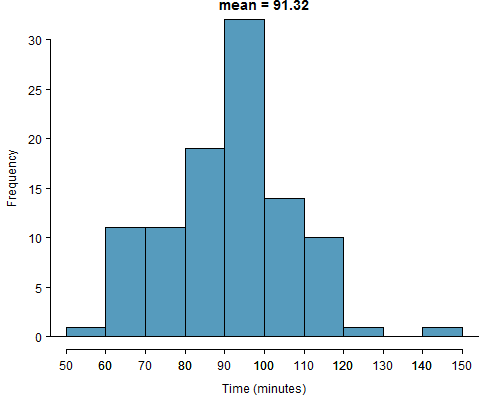

Write R code to recreate this figure.

library(openintro)
data(COL)
data(run10)
run10Samp <- run10[sample(nrow(run10), 100), ]
d <- run10Samp

myPNG("run10SampHistograms.png", 500, 400,
      mar = c(3.5, 3.5, 0.5, 1.5),
      mgp = c(2.2, 0.55, 0))
histPlot(d$time,
         xlab = "Time (minutes)",
         ylab = "Frequency",
         col = COL[1],
         main = paste0("mean = ", round(mean(d$time),2))
        )
axis(1, at = seq(50, 150, 10))
dev.off()
